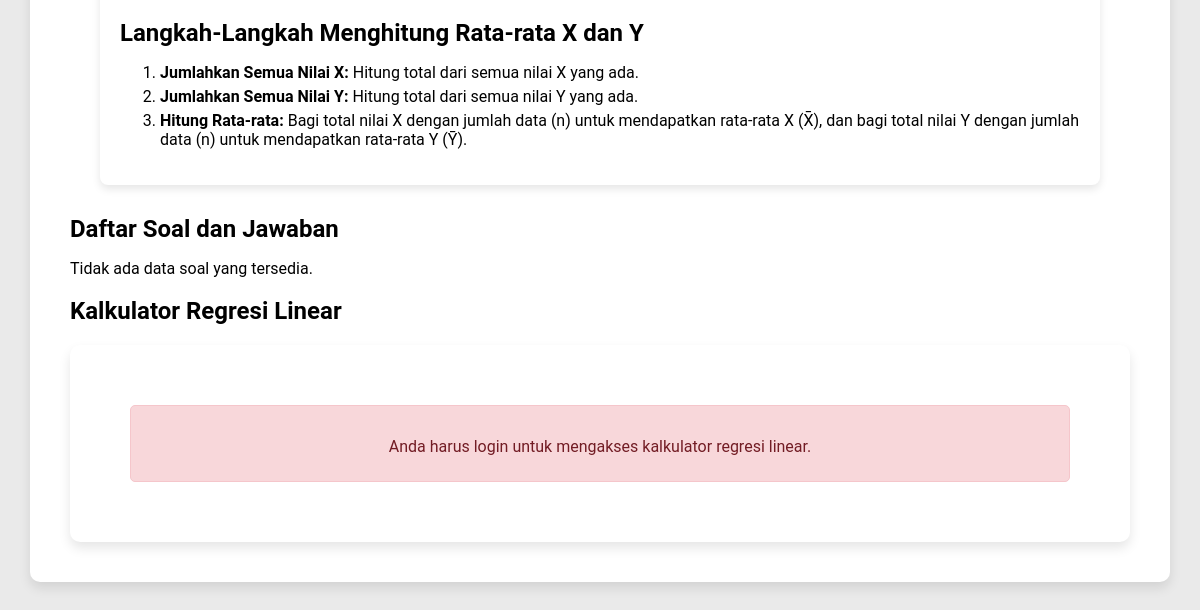
The page /regresi.php (lower part) on the database as committed earlier.
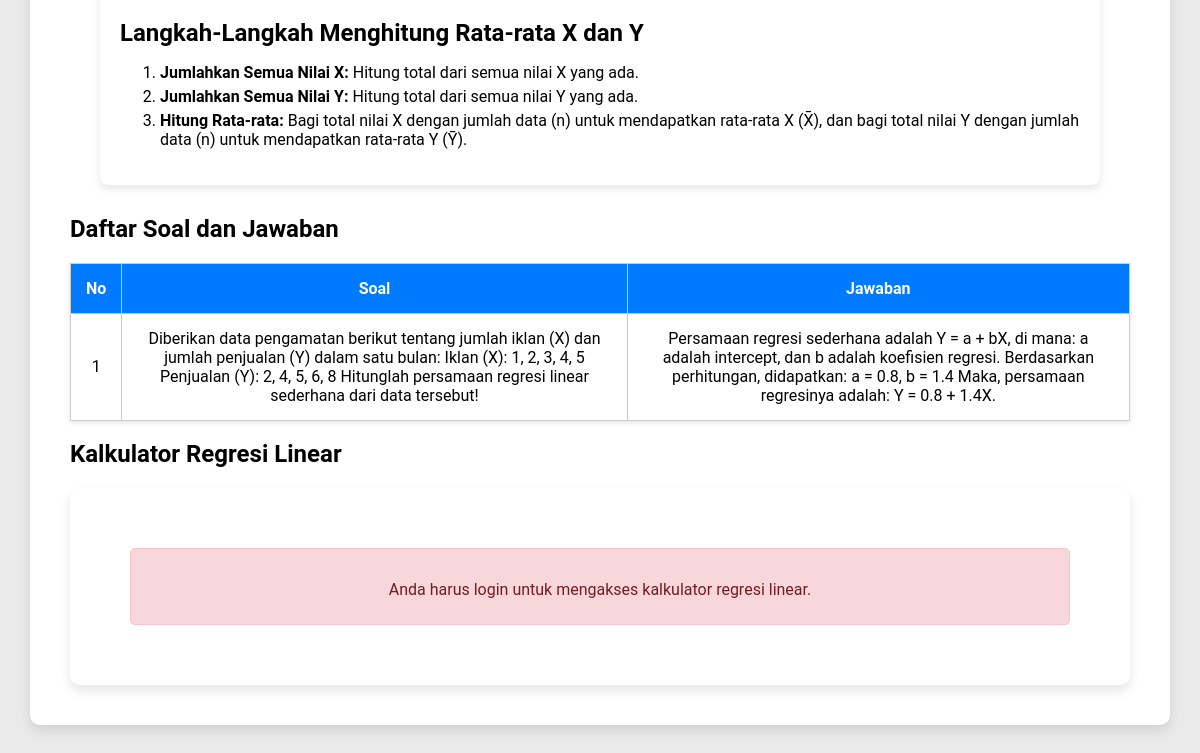
The same page on the database as committed later.
### tables this page shows
CREATE TABLE `soal_regresi` (
  `id_soal` varchar(5) NOT NULL,
  `soal` longtext NOT NULL,
  `jawaban` longtext NOT NULL
);

### regresi.php (the view, shortened to what the changed rows need)
<?php
include ("connect.php");
?>
<!DOCTYPE html>
<html lang="id">
<head>
</head>
<body>
<div class="materi">
    <div id="penjelasan_metode">
        <h2>Langkah-Langkah Menghitung Rata-rata X dan Y</h2>
        <ol>
        </ol>
    </div>
    <h2>Daftar Soal dan Jawaban</h2>
    <?php
    $query = "SELECT * FROM soal_regresi";
    $result = mysqli_query($connect, $query);
    if (mysqli_num_rows($result) > 0) {
        echo "<table border='1' cellspacing='0' cellpadding='10'>";
        echo "<tr>
                <th>No</th>
                <th>Soal</th>
                <th>Jawaban</th>
              </tr>";
        $no = 1;
        while ($row = mysqli_fetch_assoc($result)) {
            echo "<tr>";
            echo "<td>" . $no++ . "</td>";
            echo "<td>" . htmlspecialchars($row['soal']) . "</td>";
            echo "<td>" . htmlspecialchars($row['jawaban']) . "</td>";
            echo "</tr>";
        }
        echo "</table>";
    } else {
        echo "<p>Tidak ada data soal yang tersedia.</p>";
    }
    ?>
    <h2>Kalkulator Regresi Linear</h2>
    <div class="kalkulator-regresi">
        <?php if (isset($_SESSION['username'])): ?>
            <label for="dataCount">Jumlah Data:</label>
            <input type="number" id="dataCount" min="2" value="2">
            <button id="generateInputs">Buat Input Data</button>
            <div id="dataInputs" class="data-inputs"></div>
            <div>
                <label for="predictedX">Nilai X yang diminta:</label>
                <input type="number" id="predictedX">
            </div>
            <button id="calculateRegression">Hitung Regresi</button>
            <div id="equationResult">
                <canvas id="regressionChart" width="700" height="400"></canvas>
                <div id="predictionResult">
                <form id="saveResultForm" method="POST" action="simpan_regresi.php">
                <input type="hidden" id="regressionEquation" name="regressionEquation">
                <input type="hidden" id="predictedValue" name="predictedValue">
                <input type="hidden" id="regressionChartImage" name="regressionChartImage">
                <button type="button" id="saveResultButton">Simpan Hasil</button>
                </form>
                 <script src="https://cdn.jsdelivr.net/npm/chart.js"></script>
                <script>
                document.getElementById('generateInputs').addEventListener('click', function() {
                    const count = document.getElementById('dataCount').value;
                    const dataInputs = document.getElementById('dataInputs');
                    dataInputs.innerHTML = '';
                    for (let i = 0; i < count; i++) {
                        dataInputs.innerHTML += `
                            <div>
                                <label for="x${i}">X${i + 1}:</label>
                                <input type="number" id="x${i}">
                                <label for="y${i}">Y${i + 1}:</label>
                                <input type="number" id="y${i}">
                            </div>
                        `;
                    }
                });
                document.getElementById('calculateRegression').addEventListener('click', function() {
                    const count = document.getElementById('dataCount').value;
                    const data = [];
                    for (let i = 0; i < count; i++) {
                        const x = parseFloat(document.getElementById(`x${i}`).value);
                        const y = parseFloat(document.getElementById(`y${i}`).value);
                        data.push({X: x, Y: y});
                    }
                    // Menghitung rata-rata X dan Y
                    const averageX = data.reduce((sum, item) => sum + item.X, 0) / data.length;
                    const averageY = data.reduce((sum, item) => sum + item.Y, 0) / data.length;
                    // Menghitung b dan a
                    let numerator = 0, denominator = 0;
                    data.forEach(item => {
                        const diffX = item.X - averageX;
                        const diffY = item.Y - averageY;
                        numerator += diffX * diffY;
                        denominator += diffX * diffX;
                    });
                    const b = numerator / denominator;
                    const a = averageY - b * averageX;
                    // Menampilkan grafik regresi di canvas
                    const canvas = document.getElementById('regressionChart');
                    const ctx = canvas.getContext('2d');
                    // Ambil nilai predictedX dari input
                    const predictedX = parseFloat(document.getElementById('predictedX').value) || 0;
                    const labels = Array.from({ length: predictedX + 1 }, (_, i) => i); // Membuat label dari 0 hingga predictedX
                    const predictedY = labels.map(x => a + b * x); // Menghitung nilai Y untuk setiap X
                    const chart = new Chart(ctx, {
                        type: 'line',
                        data: {
                            labels: labels,
                            datasets: [
                                {
                                    label: 'Data Asli',
                                    data: data.map(item => item.Y),
                                    borderColor: 'blue',
                                    borderWidth: 5,
                                    fill: false,
                                },
                                {
                                    label: 'Regresi Linear',
                                    data: predictedY,
                                    borderColor: 'red',
                                    borderWidth: 5,
                                    fill: false,
                                }
                            ]
                        },
                        options: {
                            responsive: true,
                            maintainAspectRatio: false,
                            scales: {
                                y: {
                                    beginAtZero: true
                                }
                            }
                        }
                    });
                    // Set the size of the chart
                    const chartContainer = document.getElementById('regressionChart').parentNode;
                    chartContainer.style.width = '80%'; // Set desired width
                    chartContainer.style.height = '400px'; // Set desired height
                    // Ensure the chart is fully rendered before capturing
                    chart.update(); // Ensure the chart is updated
                    // Use a timeout to ensure the chart is rendered before capturing
                    setTimeout(() => {
                        // Capture the chart as an image
                        const imageData = chart.toBase64Image('image/jpeg'); // Specify JPEG format
                        console.log(imageData); // Log the image data for debugging
                        // Store image data in a hidden input
                        document.getElementById('regressionChartImage').value = imageData;
                        // Kumpulkan nilai X dan Y untuk disimpan
                        const xValues = data.map(item => item.X).join(',');
                        const yValues = data.map(item => item.Y).join(',');
                        // Tambahkan nilai ke input tersembunyi
                        const saveResultForm = document.getElementById('saveResultForm');
                        // Create hidden input for x_values
                        const xInput = document.createElement('input');
                        xInput.type = 'hidden';
                        xInput.name = 'x_values';
                        xInput.value = xValues;
                        saveResultForm.appendChild(xInput);
                        // Create hidden input for y_values
                        const yInput = document.createElement('input');
                        yInput.type = 'hidden';
                        yInput.name = 'y_values';
                        yInput.value = yValues;
                        saveResultForm.appendChild(yInput);
                        // Do not submit the form here
                    }, 100); // Adjust the timeout as necessary
                });
                // Add event listener for the "Simpan Hasil" button
                document.getElementById('saveResultButton').addEventListener('click', function() {
                    // Submit the form when the "Simpan Hasil" button is clicked
                    document.getElementById('saveResultForm').submit();
                });
            </script>
        <?php else: ?>
            <div class="login-message" style="text-align: center; margin: 20px; padding: 15px; background-color: #f8d7da; color: #721c24; border: 1px solid #f5c6cb; border-radius: 5px;">
</div>
        <?php endif; ?>
    </div>
</div>
</body>
</html>

Rows that differ between the two databases and show on the page:
added soal_regresi: soal "Diberikan data pengamatan berikut tentang jumlah iklan (X) dan jumlah penjualan (Y) dalam satu bulan: Iklan (X): 1, 2, 3, 4, 5 Penjualan (Y): 2, 4, 5, 6, 8 Hitunglah persamaan regresi linear sederhana dari data tersebut!", jawaban "Persamaan regresi sederhana adalah Y = a + bX, di mana: a adalah intercept, dan b adalah koefisien regresi. Berdasarkan perhitungan, didapatkan: a = 0.8, b = 1.4 Maka, persamaan regresinya adalah: Y = 0.8 + 1.4X."
Other text that changed with them:
text no longer shown: "Tidak ada data soal yang tersedia."
text now shown: "No Soal Jawaban"
